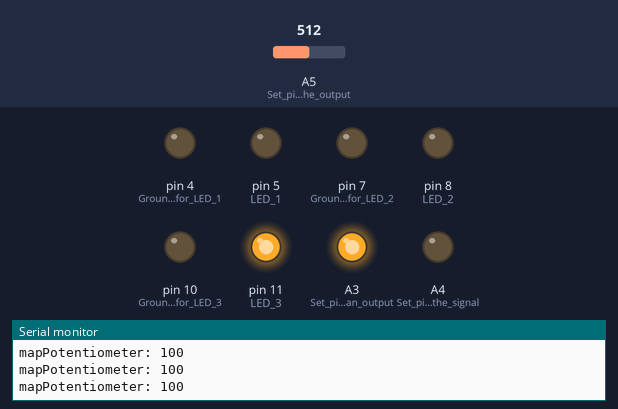
Recording of a sketch running on a simulated Arduino Uno, built with avr-gcc and run on an emulated ATmega328P. Parts: output pins drawn as LEDs (lit = HIGH), the last lines printed to the serial monitor. The test bench sets the inputs (shaded band); at power-on: A5 (Set_pin_A5_as_the_output) = 512.

Above: at 1.2 s.
1.3 s: A5 (Set_pin_A5_as_the_output) set to 488
At 2.4 s:
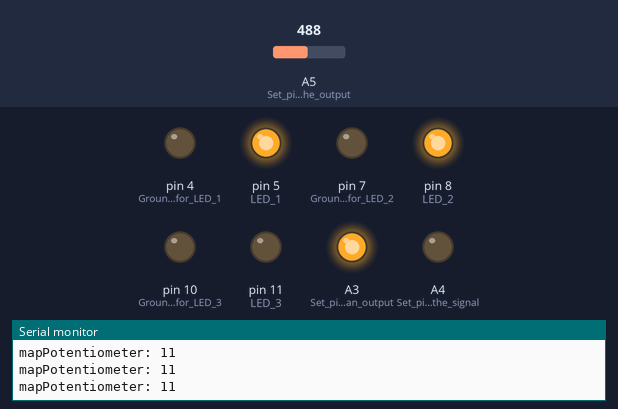
2.8 s: A5 (Set_pin_A5_as_the_output) set to 716
At 3.1 s:
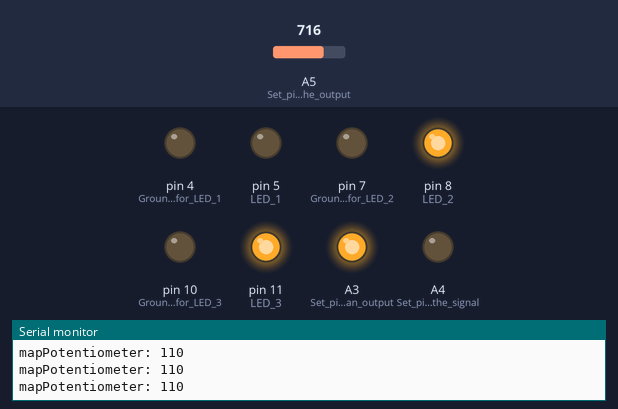
4.3 s: A5 (Set_pin_A5_as_the_output) set to 687
At 5.5 s:
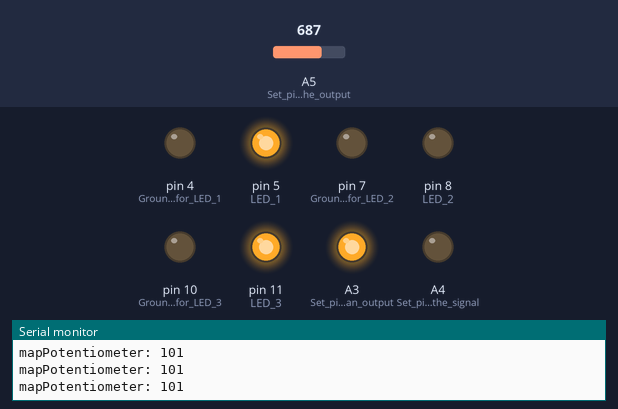
5.8 s: A5 (Set_pin_A5_as_the_output) set to 610
8.8 s: A5 (Set_pin_A5_as_the_output) set to 582
At 10.2 s:
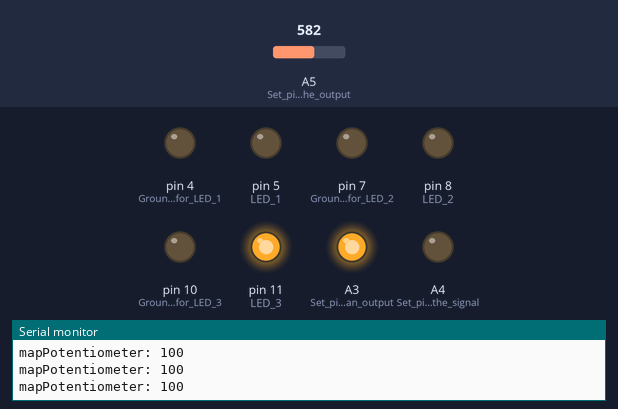
11.8 s: A5 (Set_pin_A5_as_the_output) set to 122
At 13.3 s:
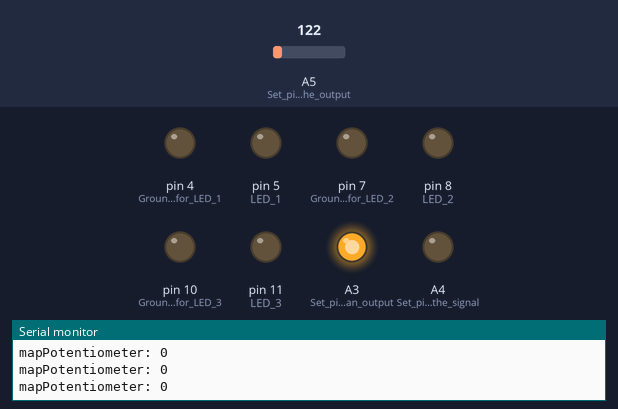
Timing chart, 0 to 14.3 s (numbered marks = the images above; inputs shaded):
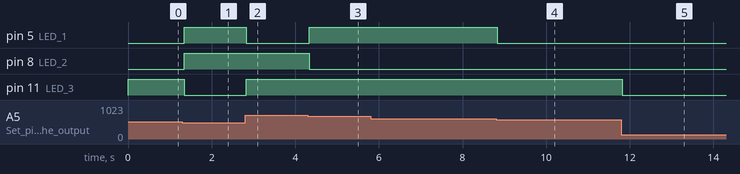

Measured:
- the behaviour switches between 500 and 499 on A5 (Set_pin_A5_as_the_output) (found by bisection; images 0 and 1)
- the behaviour switches between 700 and 699 on A5 (Set_pin_A5_as_the_output) (found by bisection; images 2 and 3)
- the behaviour switches between 600 and 599 on A5 (Set_pin_A5_as_the_output) (found by bisection; images 3 and 4)
- after the input at 1.3 s, pin 5 (LED_1), pin 8 (LED_2): LOW → HIGH at once; pin 11 (LED_3): HIGH → LOW at once
- after the input at 2.8 s, pin 5 (LED_1): HIGH → LOW at once; pin 11 (LED_3): LOW → HIGH at once
- after the input at 4.3 s, pin 5 (LED_1): LOW → HIGH at once; pin 8 (LED_2): HIGH → LOW at once
- after the input at 8.8 s, pin 5 (LED_1): HIGH → LOW at once
- after the input at 11.8 s, pin 11 (LED_3): HIGH → LOW at once

The sketch:

5copyFromClass4.ino
```cpp
int mapPotentiometer = 0; //integer to make it so we don't have to write out map(0,1,2,3,4) every time
int potInput = 0; //variable for holding the value of analogRead(A5)

void setup()
{
  // put your setup code here, to run once:
  Serial.begin(9600); //set the Baud rate to 9600hz. You can change this in the bottom right corner of the serial monitor
  pinMode(A3, OUTPUT); //Set pin A3 as an output (this will be the 5V supply)
  pinMode(A4, OUTPUT); //Set pin A4 as the signal (otherwise known as the wiper of the potentiometer)
  pinMode(A5, INPUT); //Set pin A5 as the output (this will be the Ground)

  digitalWrite(A3, HIGH); //Set pin A3 to always be HIGH (act as a constant 5V supply essentially)
  digitalWrite(A4, LOW); //Set pin A4 to always be LOW (act as ground essentially)

  //Copied from class 4
  pinMode(5, OUTPUT); //LED 1
  pinMode(8, OUTPUT); //LED 2
  pinMode(11, OUTPUT); //LED 3
  pinMode(4, OUTPUT); //Ground for LED 1
  pinMode(7, OUTPUT); //Ground for LED 2
  pinMode(10, OUTPUT); //Ground for LED 3
  digitalWrite(4, LOW); //Ground for LED 1 gets set low
  digitalWrite(7, LOW); //Ground for LED 2 gets set low
  digitalWrite(10, LOW); //Ground for LED 3 gets set low

}

void loop()
{
  // put your main code here, to run repeatedly:
  //Serial.println(analogRead(A5)); //print the analogRead value of pin A5 to the serial monitor
  //analog value can go from 0 (0V) up to 1023 (5V)
  potInput = analogRead(A5); //storing the value of the analogRead in potInput
  potInput = constrain(potInput, 100, 800); //if potInput goes under 100, change to 100, if over 800, change to 800
  mapPotentiometer = map(potInput, 100, 800, 0, 7); // map(input, min observed, max observed, new min, new max)
  //Serial.println(mapPotentiometer); //print a value between 0 and 7 from the range 100-800

  //copied (with counter replaced with 'mapPotentiometer') from Class 4
  Serial.print("mapPotentiometer: "); //so we know what we're seeing in the serial monitor
  Serial.println(mapPotentiometer, BIN); //Binary representation of the number mapPotentiometer that ranges from 0-7
  if(bitRead(mapPotentiometer, 0) == 1){digitalWrite(5, HIGH);} //if bit 0 of mapPotentiometer is 1/HIGH, turn on LED 1
  else{digitalWrite(5, LOW);} //otherwise turn LED 1 off
  if(bitRead(mapPotentiometer, 1) == 1){digitalWrite(8, HIGH);} //if bit 1 of mapPotentiometer is 1/HIGH, turn on LED 2
  else{digitalWrite(8, LOW);} //otherwise turn LED 2 off
  if(bitRead(mapPotentiometer, 2) == 1){digitalWrite(11, HIGH);} //if bit 2 of mapPotentiometer is 1/HIGH, turn on LED 3
  else{digitalWrite(11, LOW);} //otherwise turn LED 3 off
}
```
